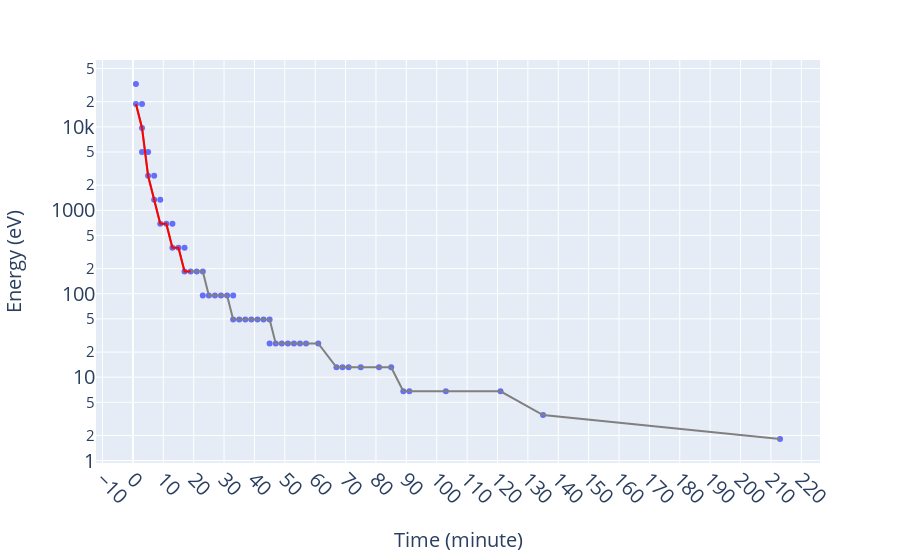

The cell this chart's notebook holds for it:
### Code cell
target_distances = [8.61]
avg_time = settings_avg_time

for target_distance in target_distances:
    energy_spectra = mms_enspectra_simulation_functions.calculate_energy_spectra(result, target_distance, avg_time)
    beam = mms_enspectra_simulation_functions.identify_beam(energy_spectra)
    dispersion = mms_enspectra_simulation_functions.identify_dispersion(beam)

    fig = px.scatter(energy_spectra, x="time", y="energy_binned", log_y=True
#                      , title = 'distance: ' + str(target_distance) + ' Re, ' 
#                      + '   average time: ' + str(avg_time) + ' min'
                    )

    reference_line1 = go.Scatter(x = list(beam['time']), y = list(beam['energy_binned'])
                            , mode = "lines", line = go.scatter.Line(color="gray"), showlegend=False)

    reference_line2 = go.Scatter(x = list(dispersion['time']), y = list(dispersion['energy_binned'])
                            , mode = "lines", line = go.scatter.Line(color="red"), showlegend=False)    

    fig.add_trace(reference_line1)
    fig.add_trace(reference_line2)

#     fig.update_xaxes(dtick=avg_time)
    fig.update_xaxes(tickangle=45,dtick=10, title_text = "Time (minute)",title_font = {"size": 20},title_standoff = 25
                 ,tickfont=dict(size=20))

    fig.update_yaxes(title_text = "Energy (eV)",title_font = {"size": 20},title_standoff = 25
                                 ,tickfont=dict(size=20))
    
    fig.show()

### Figure 1 — Plotly figure (JSON) as saved in the notebook; plotly's stock layout.template omitted (floating-point values rounded to 4 significant figures)
{"data": [{"hovertemplate": "time=%{x}<br>energy_binned=%{y}<extra></extra>", "legendgroup": "", "marker": {"color": "#636efa", "symbol": "circle"}, "mode": "markers", "name": "", "orientation": "v", "showlegend": false, "type": "scatter", "x": [1, 1, 3, 3, 3, 5, 5, 7, 7, 9, 9, 11, 13, 13, 15, 17, 17, 19, 21, 23, 23, 25, 27, 29, 31, 33, 33, 35, 37, 39, 41, 43, 45, 45, 47, 49, 51, 53, 55, 57, 61, 67, 69, 71, 75, 81, 85, 89, 91, 103, 121, 135, 213], "xaxis": "x", "y": [18800.0, 32740.0, 5015.0, 9710.0, 18800.0, 2590.0, 5015.0, 1338.0, 2590.0, 691.1, 1338.0, 691.1, 357.0, 691.1, 357.0, 184.4, 357.0, 184.4, 184.4, 95.24, 184.4, 95.24, 95.24, 95.24, 95.24, 49.2, 95.24, 49.2, 49.2, 49.2, 49.2, 49.2, 25.41, 49.2, 25.41, 25.41, 25.41, 25.41, 25.41, 25.41, 25.41, 13.12, 13.12, 13.12, 13.12, 13.12, 13.12, 6.77, 6.77, 6.77, 6.77, 3.51, 1.81], "yaxis": "y"}, {"line": {"color": "gray"}, "mode": "lines", "showlegend": false, "type": "scatter", "x": [1, 3, 5, 7, 9, 11, 13, 15, 17, 19, 21, 23, 25, 27, 29, 31, 33, 35, 37, 39, 41, 43, 45, 47, 49, 51, 53, 55, 57, 61, 67, 69, 71, 75, 81, 85, 89, 91, 103, 121, 135, 213], "y": [18800.0, 9710.0, 2590.0, 1338.0, 691.1, 691.1, 357.0, 357.0, 184.4, 184.4, 184.4, 184.4, 95.24, 95.24, 95.24, 95.24, 49.2, 49.2, 49.2, 49.2, 49.2, 49.2, 49.2, 25.41, 25.41, 25.41, 25.41, 25.41, 25.41, 25.41, 13.12, 13.12, 13.12, 13.12, 13.12, 13.12, 6.77, 6.77, 6.77, 6.77, 3.51, 1.81]}, {"line": {"color": "red"}, "mode": "lines", "showlegend": false, "type": "scatter", "x": [1, 3, 5, 7, 9, 11, 13, 15, 17, 19, 21, 23, 25, 27, 29, 31, 33, 35, 37, 39, 41, 43, 45, 47, 49, 51, 53, 55, 57, 61, 67, 69, 71, 75, 81, 85, 89, 91, 103, 121, 135, 213], "y": [18800.0, 9710.0, 2590.0, 1338.0, 691.1, 691.1, 357.0, 357.0, 184.4, 184.4, null, null, null, null, null, null, null, null, null, null, null, null, null, null, null, null, null, null, null, null, null, null, null, null, null, null, null, null, null, null, null, null]}], "layout": {"legend": {"tracegroupgap": 0}, "margin": {"t": 60}, "xaxis": {"anchor": "y", "domain": [0, 1], "dtick": 10, "tickangle": 45, "tickfont": {"size": 20}, "title": {"font": {"size": 20}, "standoff": 25, "text": "Time (minute)"}}, "yaxis": {"anchor": "x", "domain": [0, 1], "tickfont": {"size": 20}, "title": {"font": {"size": 20}, "standoff": 25, "text": "Energy (eV)"}, "type": "log"}}}
